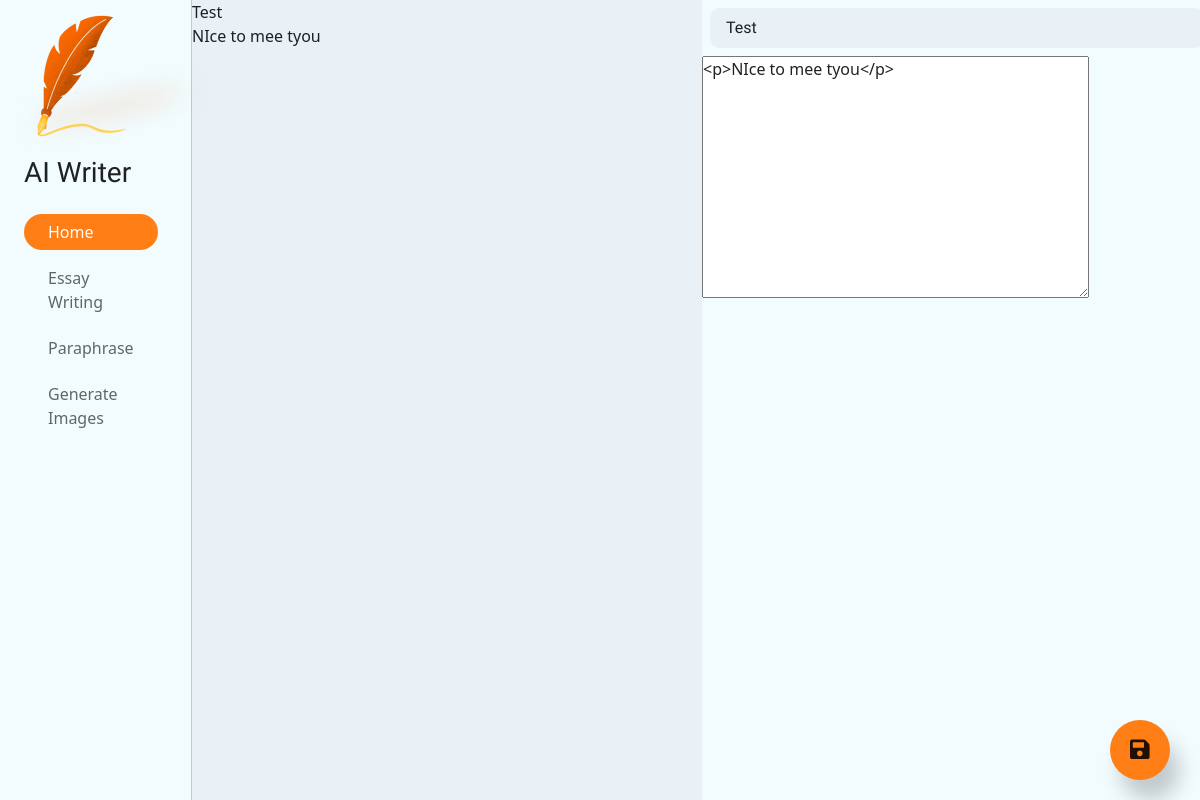
Page /blog/5/ on the earlier database version.
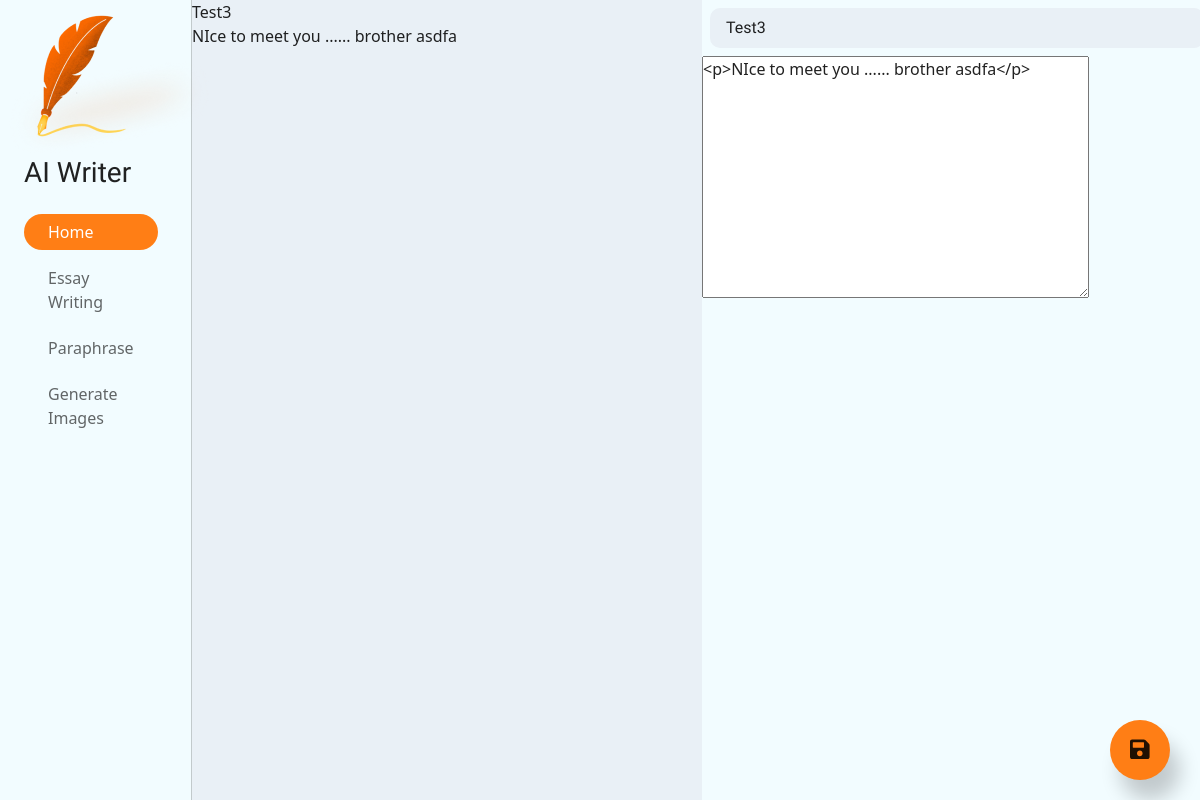
Same page on the later database version.
### pages/models.py (models this page shows, shortened)
class Blog(models.Model):
    title = models.CharField(max_length=200)
    content = RichTextField()
    created_at = models.DateTimeField(auto_now_add=True)
    updated_at = models.DateTimeField(auto_now=True)

### pages/views.py (the view)
# urls.py: path('blog/<int:pk>/', views.BlogDetailView.as_view(), name='detail_blog'),
class BlogDetailView(DetailView):
    model = Blog
    template_name = 'pages/blog_detail.html'
    def get_context_data(self, **kwargs):
        context = super().get_context_data(**kwargs)
        context['blog_form'] = BlogForm(instance=self.object)
        context['update'] = True
        return context

### pages/forms.py
class BlogForm(forms.ModelForm):
    class Meta:
        model = Blog
        fields = ['title', 'content']

### pages/templates/pages/blog_detail.html
{% extends 'base.html' %}
{% block content %}
    {{ object.title }}
    <br>
    {{ object.content|safe }}
{% endblock content %}

### pages/templates/pages/create_blog.html (shortened to what this page needs)
{% load static %}
<form id="save_blog" method="post" action="{% if update %}{% url 'update_blog' object.pk %}{% else %}{% url 'create_blog' %}{% endif %}" class="" style="height:100%;">
    <div class="p-2 kaushan blog-title" id="blog-title-wrapper">
        {{ form.title }}
    </div>
    {{ form.content }}
</form>
<div class="done_editing">
    <button title="Save blog" style="position:relative;" form="save_blog" class="rnd-btn rnd-btn-primary" type="submit" value="Save">
        <i class="fa fa-save" style="position:absolute;left:20px; top:18px;font-size:1.4rem;"></i>
    </button>
</div>

Differences in the rows shown:
changed Blog: title "Test" → "Test3"; content "NIce to mee tyou" → "NIce to meet you ...... brother asdfa"; content "<p>NIce to mee tyou</p>" → "<p>NIce to meet you ...... brother asdfa</p>"
